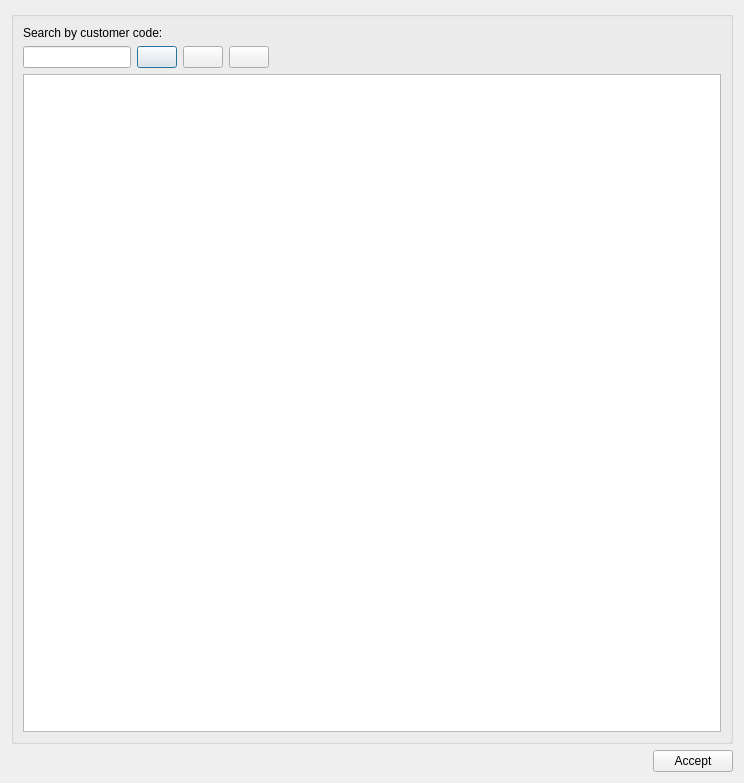
<?xml version="1.0" encoding="UTF-8"?>
<ui version="4.0">
 <class>dlg_mincut_connec</class>
 <widget class="QDialog" name="dlg_mincut_connec">
  <property name="geometry">
   <rect>
    <x>0</x>
    <y>0</y>
    <width>744</width>
    <height>783</height>
   </rect>
  </property>
  <property name="windowTitle">
   <string>Mincut connec</string>
  </property>
  <layout class="QVBoxLayout" name="verticalLayout_4">
   <item>
    <widget class="QGroupBox" name="groupBox">
     <property name="title">
      <string/>
     </property>
     <layout class="QVBoxLayout" name="verticalLayout_3">
      <item>
       <widget class="QLabel" name="lbl_search">
        <property name="text">
         <string>Search by customer code:</string>
        </property>
       </widget>
      </item>
      <item>
       <layout class="QHBoxLayout" name="horizontalLayout">
        <item>
         <widget class="QLineEdit" name="connec_id">
          <property name="sizePolicy">
           <sizepolicy hsizetype="Fixed" vsizetype="Fixed">
            <horstretch>0</horstretch>
            <verstretch>0</verstretch>
           </sizepolicy>
          </property>
         </widget>
        </item>
        <item>
         <widget class="QPushButton" name="btn_insert">
          <property name="text">
           <string/>
          </property>
         </widget>
        </item>
        <item>
         <widget class="QPushButton" name="btn_delete">
          <property name="text">
           <string/>
          </property>
         </widget>
        </item>
        <item>
         <widget class="QPushButton" name="btn_snapping">
          <property name="text">
           <string/>
          </property>
         </widget>
        </item>
        <item>
         <spacer name="horizontalSpacer_2">
          <property name="orientation">
           <enum>Qt::Horizontal</enum>
          </property>
          <property name="sizeHint" stdset="0">
           <size>
            <width>40</width>
            <height>20</height>
           </size>
          </property>
         </spacer>
        </item>
       </layout>
      </item>
      <item>
       <widget class="QTableView" name="tbl_mincut_connec">
        <property name="sortingEnabled">
         <bool>true</bool>
        </property>
       </widget>
      </item>
     </layout>
    </widget>
   </item>
   <item>
    <layout class="QHBoxLayout" name="horizontalLayout_2">
     <item>
      <spacer name="horizontalSpacer">
       <property name="orientation">
        <enum>Qt::Horizontal</enum>
       </property>
       <property name="sizeHint" stdset="0">
        <size>
         <width>40</width>
         <height>20</height>
        </size>
       </property>
      </spacer>
     </item>
     <item>
      <widget class="QPushButton" name="btn_accept">
       <property name="text">
        <string>Accept</string>
       </property>
      </widget>
     </item>
    </layout>
   </item>
  </layout>
 </widget>
 <resources/>
 <connections/>
</ui>
